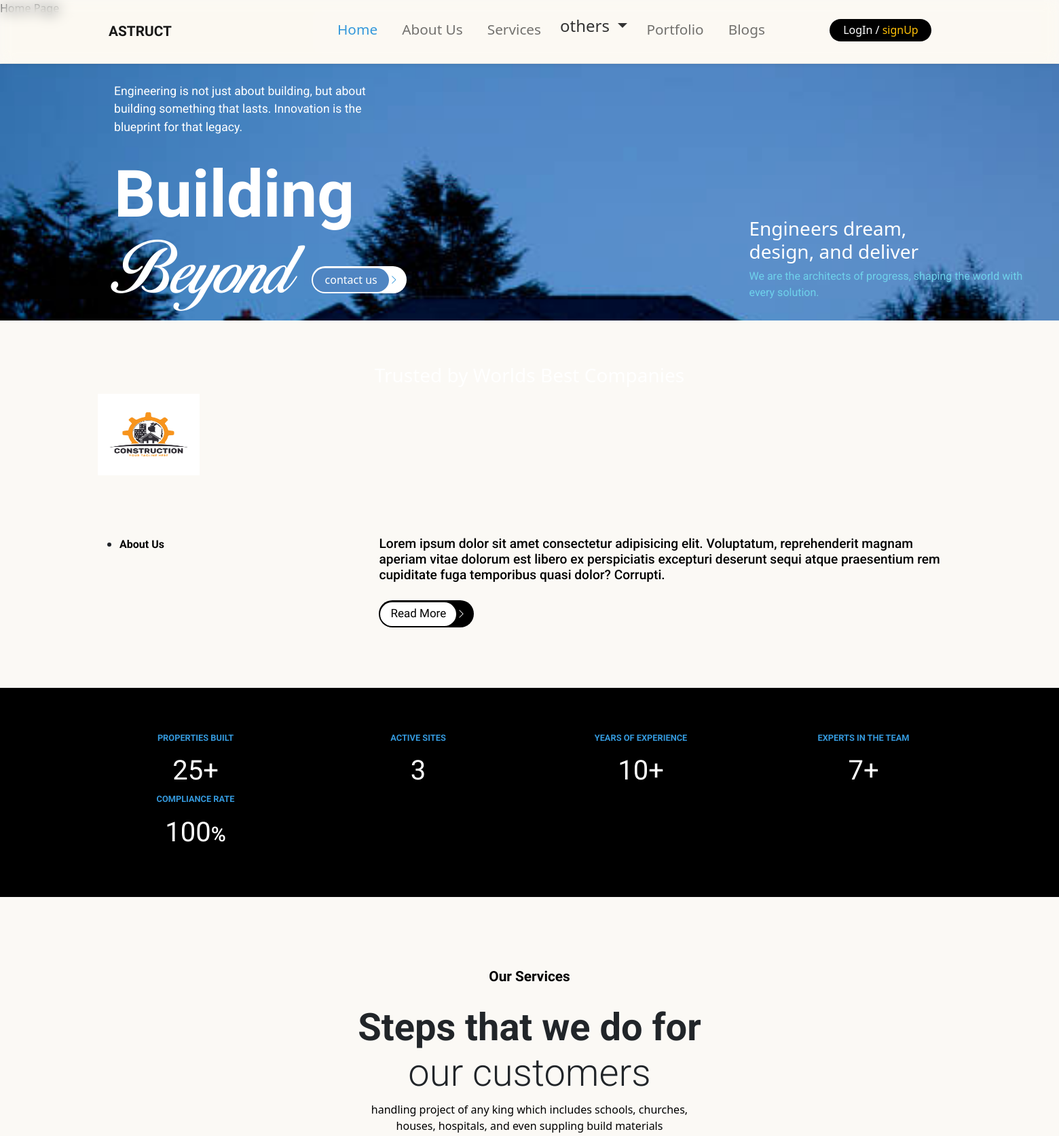
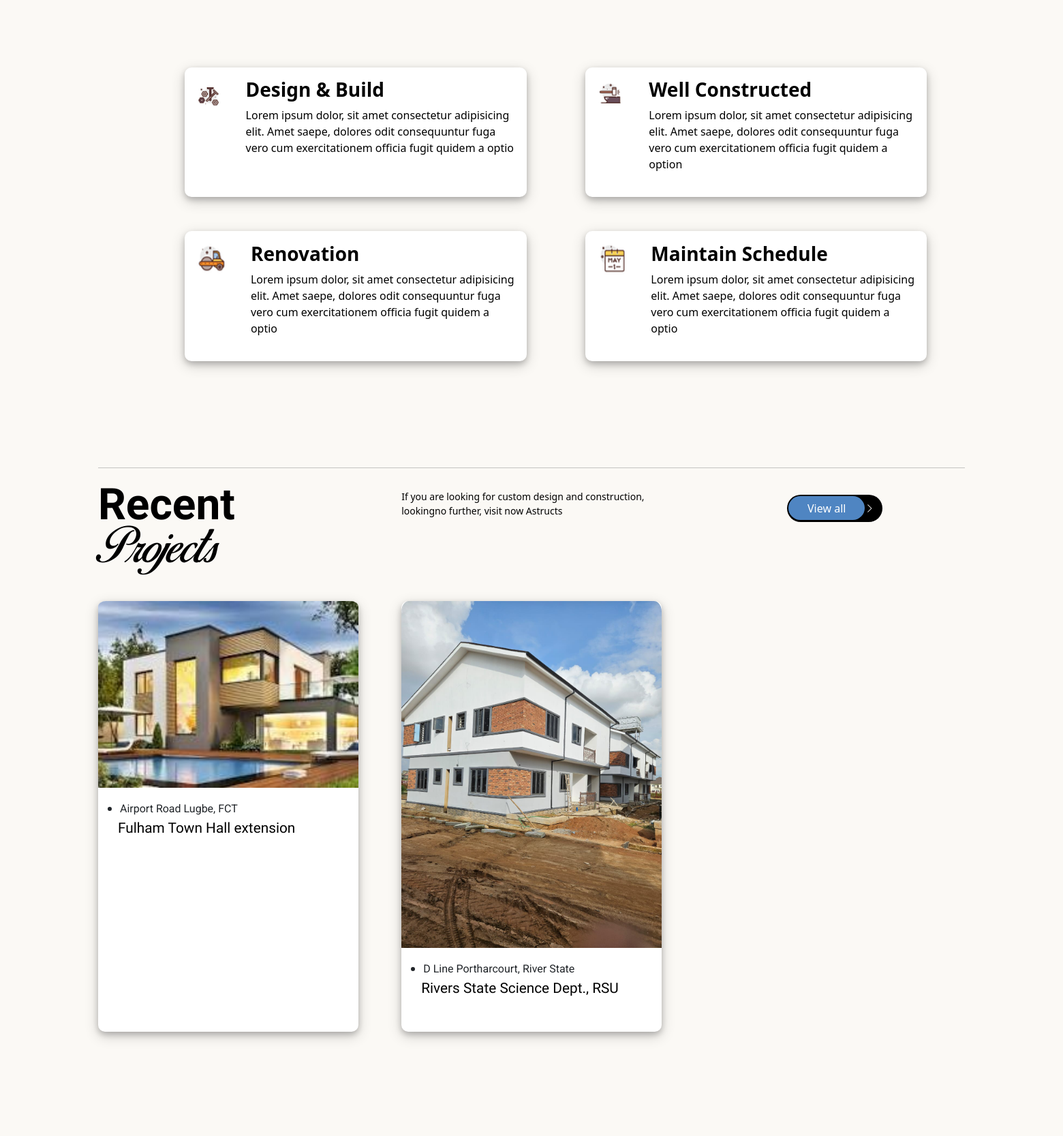
The page / (upper part) on the database its author committed (2 pictures, top to bottom).
### app/models.py (models this page shows)
class Partner(db.Model):
    partner_id = db.Column(db.Integer, primary_key=True)
    name = db.Column(db.String(150), nullable=False)
    logo_image_id = db.Column(db.Integer, db.ForeignKey('partner_media.media_id', name='fk_logo_image_id'))
    media = db.relationship('PartnerMedia', backref='partner', lazy=True, foreign_keys=[logo_image_id])  # Specify foreign key explicitly
    created_at = db.Column(db.DateTime, default=datetime.utcnow)
    updated_at = db.Column(db.DateTime, default=datetime.utcnow, onupdate=datetime.utcnow)

class Portfolio(db.Model):
    portfolio_id = db.Column(db.Integer, primary_key=True)
    project_name = db.Column(db.String(150), nullable=False)
    location = db.Column(db.String(150), nullable=False)
    description = db.Column(db.Text, nullable=True)
    media = db.relationship('Media', backref='portfolio', lazy=True)

class Media(db.Model):
    media_id = db.Column(db.Integer, primary_key=True)
    filename = db.Column(db.String(150), nullable=False)
    portfolio_id = db.Column(db.Integer, db.ForeignKey('portfolio.portfolio_id'), nullable=False)
    uploaded_at = db.Column(db.DateTime, default=datetime.utcnow)

### app/blueprints/home/views.py (the view)
@home_blueprint.route('/')
def index():
    partners = Partner.query.all()
    portfolio_items = Portfolio.query.all()
    video = VideoURL.query.first()
    case_studies = CaseStudy.query.all()
    blogs = Blog.query.all()
    testimonials = Testimonial.query.all()
    return render_template('home/index.html', partners=partners, portfolio=portfolio_items, video=video, case_studies=case_studies, blogs=blogs, testimonials=testimonials)

### app/app.py (called while the page is built)
@app.template_filter('markdown')
def markdown_filter(text):
    return markdown.markdown(text, extensions=["fenced_code", "codehilite", "extra"])

@app.template_filter('slugify')
def slugify_filter(s):
    return re.sub(r'[^a-zA-Z0-9]+', '-', s).lower().strip('-')

### app/models.py (called while the page is built)
    @property
    def first_image_path(self):
        if self.images:
            return self.images[0].filename
        return None

### app/blueprints/home/templates/home/index.html
{% extends "base.html" %}
{% block content %}
    {% include "home.html"%}
{%endblock %}

### app/templates/home.html (shortened to what this page needs)
{% extends "base.html" %}
{% block head %}
    {% block title %} Home Page {% endblock %}
    <link rel="stylesheet" href="{{ url_for('static', filename='css/styles.css') }}">
    <link href="https://cdn.jsdelivr.net/npm/bootstrap@5.3.3/dist/css/bootstrap.min.css" rel="stylesheet">
    <link rel="stylesheet" href="https://cdnjs.cloudflare.com/ajax/libs/highlight.js/11.7.0/styles/github-dark.min.css"/>
    <link
    rel="stylesheet"
    href="https://cdn.jsdelivr.net/simplemde/latest/simplemde.min.css"
    />
    <link
    rel="stylesheet"
    href="https://cdnjs.cloudflare.com/ajax/libs/font-awesome/5.15.4/css/all.min.css"
    />
    <link
    rel="stylesheet"
    href="https://cdn.jsdelivr.net/npm/bootstrap-icons@1.11.3/font/bootstrap-icons.min.css"
    />
    <link rel="stylesheet" href="https://unpkg.com/swiper/swiper-bundle.min.css" />
    <link
    href="https://db.onlinewebfonts.com/c/c2c53906d03ac20447dfd4da50900e82?family=Garamont+AMSTERDAM+Italic"
    rel="stylesheet"
    />
{% endblock %}
{% block content %}
    {% include "header.html" %}
    <div class="hero" id="home">
    <div class="container">
        <div class="container hero__container">
        <div class="moto__div">
            <p class="hore__description">
            Engineering is not just about building, but about building something
            that lasts. Innovation is the blueprint for that legacy.
            </p>
            <h1 class="motto">Building</h1>
            <div class="div1 d-flex">
            <h1 class="beyond">Beyond</h1>
            <div class="button-container">
                <a href="#contact" class="connect__btn">contact us</a>
                <span class="icon"><i class="bi bi-chevron-right"></i></span>
            </div>
            </div>
        </div>
        <div class="extra__div">
            <h3 class="engr__quote">Engineers dream, design, and deliver</h3>
            <p class="engr__descr">
            We are the architects of progress, shaping the world with every
            solution.
            </p>
        </div>
        </div>
    </div>
    </div>
    <section class="about__section" id="about">
    <div class="container">
            <h3 class="partner__heading">Trusted by Worlds Best Companies</h3>
            <div class="partner__section">
            {% for partner in partners[:4] %}
                <div class="img__card">
                    <img src="{{ url_for('static', filename='uploads/' ~ partner.logo_image_id) }}" alt="{{ partner.name }}"
                        class="partner__img">
                </div>
            </div>
            {% endfor %}
    <div class="about container">
        <div class="about__text">
        <ul>
            <li>
            <p>About Us</p>
            </li>
        </ul>
        </div>
        <div class="about__us">
        <h4>
            Lorem ipsum dolor sit amet consectetur adipisicing elit. Voluptatum,
            reprehenderit magnam aperiam vitae dolorum est libero ex perspiciatis
            excepturi deserunt sequi atque praesentium rem cupiditate fuga
            temporibus quasi dolor? Corrupti.
        </h4>
        <div class="home__btn-box">
            <div class="button-container btn-box">
            <a href="" class="connect__btn">Read More</a>
            <span class="icon"><i class="bi bi-chevron-right"></i></span>
            </div>
        </div>
        </div>
    </div>
    </section>
    <section class="show__off">
    <div class="container">
        <div class="showoff__container">
        <div class="properties__built">
            <p class="title">PROPERTIES BUILT</p>
            <h3 class="counts">25+</h3>
        </div>
        <div class="awards">
            <p class="title">ACTIVE SITES</p>
            <h3 class="counts">3</h3>
        </div>
        <div class="experience">
            <p class="title">YEARS OF EXPERIENCE</p>
            <h3 class="counts">10+</h3>
        </div>
        <div class="team__experts">
            <p class="title">EXPERTS IN THE TEAM</p>
            <h3 class="counts">7+</h3>
        </div>
        <div class="team__experts team__experts-last">
            <p class="title">COMPLIANCE RATE</p>
            <h3 class="counts">100<span class="percent">%</span></h3>
        </div>
        </div>
    </div>
    </section>
    <section class="services__section" id="services">
    <div class="container services">
        <div class="services__text-container">
        <p class="sub__header">Our Services</p>
        <h1 class="services__heading">
            Steps that we do for <span>our customers</span>
        </h1>
        <p class="sub_descr">
            handling project of any king which includes schools, churches, houses,
            hospitals, and even suppling build materials
        </p>
        </div>
        <div class="service__container">
        <div class="service__card">
            <img
            src="static\images\design_and_build.PNG"
            alt=""
            class="services__img"
            />
            <div>
            <h3 class="service__header">Design & Build</h3>
            <p class="services__text">
                Lorem ipsum dolor, sit amet consectetur adipisicing elit. Amet
                saepe, dolores odit consequuntur fuga vero cum exercitationem
                officia fugit quidem a optio
            </p>
            </div>
        </div>
        <div class="service__card">
            <img src="static\images\renovation.PNG" alt="" class="services__img" />
            <div>
            <h3 class="service__header">Well Constructed</h3>
            <p class="services__text">
                Lorem ipsum dolor, sit amet consectetur adipisicing elit. Amet
                saepe, dolores odit consequuntur fuga vero cum exercitationem
                officia fugit quidem a option
            </p>
            </div>
        </div>
        <div class="service__card">
            <img src="static\images\constructed.PNG" alt="" class="services__img" />
            <div>
            <h3 class="service__header">Renovation</h3>
            <p class="services__text">
                Lorem ipsum dolor, sit amet consectetur adipisicing elit. Amet
                saepe, dolores odit consequuntur fuga vero cum exercitationem
                officia fugit quidem a optio
            </p>
            </div>
        </div>
        <div class="service__card">
            <img
            src="static\images\maintainance.PNG"
            alt=""
            class="services__img"
            />
            <div>
            <h3 class="service__header">Maintain Schedule</h3>
            <p class="services__text">
                Lorem ipsum dolor, sit amet consectetur adipisicing elit. Amet
                saepe, dolores odit consequuntur fuga vero cum exercitationem
                officia fugit quidem a optio
            </p>
            </div>
        </div>
        </div>
    </div>
    </section>
    <section class="portfolio__section" id="portfolio">
        <div class="container">
            <hr />
            <div class="portfolio portfolio1">
                <div class="project project1">
                    <h1 class="text">Recent</h1>
                    <h1 class="text1">Projects</h1>
                </div>
                <div class="project">
                    <p class="text3">
                    If you are looking for custom design and construction, lookingno
                    further, visit now Astructs
                    </p>
                </div>
                <div class="project3">
                    <div class="button-container">
                        <a href="{{ url_for('portfolio.portfolios')}}" class="connect__btn">View all</a>
                        <span class="icon"><i class="bi bi-chevron-right"></i></span>
                    </div>
                </div>
            </div>
            <div class="portfolio portfolio2 mb-3">
                {% for item in portfolio[:3] %}
                <div class="projects pb-5">
                    <div class="img__div">
                        {% if item.media and item.media|length > 0 %}
                        <img src="{{ url_for('static', filename='uploads/' ~ item.media[0].filename) }}"
                            alt="{{ item.project_name }}" class="project__img">
                        {% else %}
                        <img src="{{ url_for('static', filename='images/default-image.png') }}" alt="Default Image"
                            class="project__img">
                        {% endif %}
                    </div>
                    <ul>
                        <li>
                            <p class="location text-dark">{{ item.location }}</p>
                        </li>
                    </ul>
                    <a class="project__type text-decoration-none"
                        href="{{ url_for('portfolio.portfolio_details', project_name=item.project_name) }}">
                        {{ item.project_name }}
                    </a>
                </div>
                {% endfor %}
            </div>
        </div>
    </section>
{% endblock %}

### app/static/css/header.css (style rules this page uses)
body { overflow-x: auto; }
.hero__container h1, h2, h3, p { color: var(--primary-text-color); }
:root { --primary-color: #3498db; --secondary-color: #2ecc71; --background-color: #FFFFFF; --background-secondary-color: #fbf9f5; --secondary-background-color: #76b5c5; --dark-text: black; --text-color: #333; --button-bg-color: #e74c3c; --primary-text-color: #FFFFFF; --card-bg: #f5f5f5; --faq-bg: #f1f7f5; }
.connect__btn { background: var(--primary-color); color: #fff; border-radius: 30px; padding: 8px 20px; text-decoration: none; transition: background-color 0.3s ease; }
.button-container .connect__btn { height: 35px; width: 100%; display: flex; align-items: center; justify-content: center; background: #4f85c2; color: #fff; border-radius: 30px; font-size: 1em; text-decoration: none; padding: 8%; }
.button-container { display: flex; align-items: center; background-color: var(--background-color); border-radius: 50px; padding: 2px 2px; }
.icon { color: var(--primary-color); display: flex; padding: 3px 7px; font-size: 14px; justify-content: center; align-items: center; margin-right: 10px; transition: transform 0.3s; }

### rows shown on the page
Partner: logo_image (picture)
Portfolio: filename (picture), location "Airport Road Lugbe, FCT", project_name "Fulham Town Hall extension"
Portfolio: filename (picture), location "D Line Portharcourt, River State", project_name "Rivers State Science Dept., RSU"
